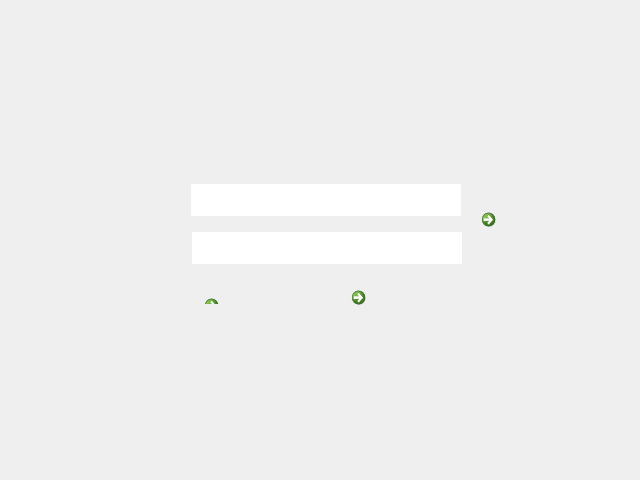
<?xml version="1.0" encoding="UTF-8"?>
<ui version="4.0">
 <class>Login</class>
 <widget class="QWidget" name="Login">
  <property name="geometry">
   <rect>
    <x>0</x>
    <y>0</y>
    <width>640</width>
    <height>480</height>
   </rect>
  </property>
  <property name="windowTitle">
   <string>Form</string>
  </property>
  <property name="styleSheet">
   <string notr="true"/>
  </property>
  <widget class="QLineEdit" name="input_user">
   <property name="geometry">
    <rect>
     <x>191</x>
     <y>184</y>
     <width>270</width>
     <height>32</height>
    </rect>
   </property>
   <property name="font">
    <font>
     <family>Myriad Pro</family>
     <pointsize>14</pointsize>
    </font>
   </property>
   <property name="maxLength">
    <number>15</number>
   </property>
   <property name="frame">
    <bool>false</bool>
   </property>
   <property name="echoMode">
    <enum>QLineEdit::Normal</enum>
   </property>
  </widget>
  <widget class="QLineEdit" name="input_password">
   <property name="geometry">
    <rect>
     <x>192</x>
     <y>232</y>
     <width>270</width>
     <height>32</height>
    </rect>
   </property>
   <property name="font">
    <font>
     <family>Myriad Pro</family>
     <pointsize>14</pointsize>
    </font>
   </property>
   <property name="maxLength">
    <number>15</number>
   </property>
   <property name="frame">
    <bool>false</bool>
   </property>
   <property name="echoMode">
    <enum>QLineEdit::Password</enum>
   </property>
  </widget>
  <widget class="QCommandLinkButton" name="botao_novouser">
   <property name="geometry">
    <rect>
     <x>344</x>
     <y>280</y>
     <width>148</width>
     <height>27</height>
    </rect>
   </property>
   <property name="text">
    <string/>
   </property>
   <property name="icon">
    <iconset>
     <normaloff>../Resources/botao_cadastro - 149x24.png</normaloff>../Resources/botao_cadastro - 149x24.png</iconset>
   </property>
   <property name="iconSize">
    <size>
     <width>149</width>
     <height>24</height>
    </size>
   </property>
  </widget>
  <widget class="QCommandLinkButton" name="botao_enviar">
   <property name="geometry">
    <rect>
     <x>474</x>
     <y>202</y>
     <width>46</width>
     <height>44</height>
    </rect>
   </property>
   <property name="text">
    <string/>
   </property>
   <property name="icon">
    <iconset>
     <normaloff>../Resources/botaoenviar - 42x42.png</normaloff>../Resources/botaoenviar - 42x42.png</iconset>
   </property>
   <property name="iconSize">
    <size>
     <width>42</width>
     <height>42</height>
    </size>
   </property>
  </widget>
  <widget class="QCommandLinkButton" name="botao_esqueci">
   <property name="geometry">
    <rect>
     <x>197</x>
     <y>288</y>
     <width>120</width>
     <height>16</height>
    </rect>
   </property>
   <property name="text">
    <string/>
   </property>
   <property name="icon">
    <iconset>
     <normaloff>../Resources/botao_cadastro - 149x24.png</normaloff>../Resources/botao_cadastro - 149x24.png</iconset>
   </property>
   <property name="iconSize">
    <size>
     <width>149</width>
     <height>24</height>
    </size>
   </property>
  </widget>
  <widget class="QLabel" name="bg_login">
   <property name="geometry">
    <rect>
     <x>-1</x>
     <y>-1</y>
     <width>644</width>
     <height>483</height>
    </rect>
   </property>
   <property name="styleSheet">
    <string notr="true">background-image: url(:/tela_login/background_telalogin.png);</string>
   </property>
   <property name="text">
    <string/>
   </property>
  </widget>
  <zorder>bg_login</zorder>
  <zorder>input_user</zorder>
  <zorder>input_password</zorder>
  <zorder>botao_novouser</zorder>
  <zorder>botao_enviar</zorder>
  <zorder>botao_esqueci</zorder>
 </widget>
 <resources>
  <include location="../Resources/tela_login.qrc"/>
 </resources>
 <connections/>
</ui>
